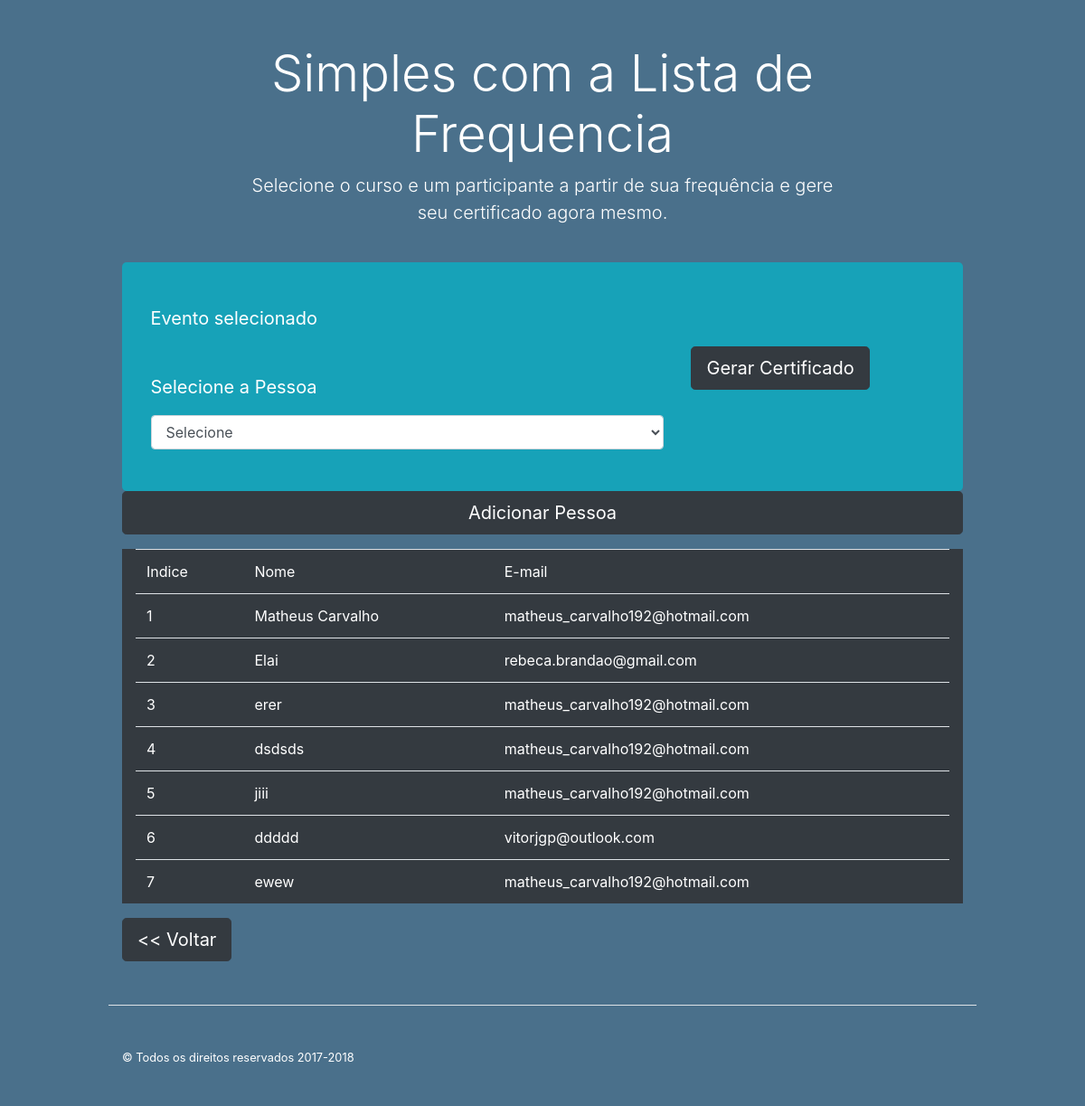
The page /templates/lista.php on the database its author committed.
### tables this page shows
CREATE TABLE `lista` (
  `id` int(11) NOT NULL,
  `nome` varchar(255) NOT NULL,
  `email` varchar(255) NOT NULL
);

### templates/lista.php (the view, shortened to what this page needs)
<?php
    require '../php/conexao.inc';
    $consulta1="select *from lista";
    $conn1=mysqli_query($link,$consulta1);
?>
<!doctype html>
<html>
  <head>
    <link href="../css/bootstrap.min.css" rel="stylesheet">
    <link href="../css/style.css" rel="stylesheet">
  </head>
  <body style="background-color:#4A708B;">
    <div class="pricing-header px-3 py-3 pt-md-5 pb-md-4 mx-auto text-center" style="color:white;">
      <h1 class="display-4">Simples com  a Lista de Frequencia</h1>
      <p class="lead">Selecione o curso e um participante a partir de sua frequência e gere seu certificado agora mesmo.</p>
    </div>
    <div class="container">
      <div class="bg-info" style="border-radius:5px;">
          <div class="row" style="padding:5%;color:white; font-size:15pt;">
            <form class="" action="../php/gerador.php" method="post">
              <div class="row">
                <div class="col-md-8" >
                  <label class="form-group" for="tipo">Evento selecionado</label>
                </div>
                <div class="col-md-8" >
                  <br>
                  <label class="form-group">Selecione a Pessoa</label>
                  <select name="pessoa" class="form-control form-lg">
                    <option selected>Selecione</option>
                  </select>
                </div>
                <div class="col-md-4" style="">
                    <button  class="btn btn-dark btn-lg">Gerar Certificado</button>
                </div>
            </div>
            </form>
          </div>
      </div>
      <p>
      <a class="btn btn-dark btn-lg btn-block" data-toggle="collapse" href="#collapseExample1" role="button" aria-expanded="false" aria-controls="collapseExample">
          Adicionar Pessoa
      </a>
      </p>
      <div class="container bg-dark">
        <table class="table table-hover" style="color:white;">
          <tr>
            <td>Indice</td>
            <td>Nome</td>
            <td>E-mail</td>
          </tr>
          <?php
          while ($dado=$conn1->fetch_array()){?>
          <tr>
            <td><?php echo $dado["id"]; ?></td>
            <td><?php echo $dado["nome"]; ?></td>
            <td><?php echo $dado['email']; ?></td>
          </tr></a>
          <?php } ?>
        </table>
      </div>
      <button class="btn btn-dark btn-lg" onclick="window.location.href = 'index.php'";><< Voltar</button>
   </div>
    <footer class="pt-4 my-md-5 pt-md-5 border-top container" style="color:white;">
      <div class="row">
        <div class="col-12 col-md">
          <small class="d-block mb-3">&copy; Todos os direitos reservados 2017-2018</small>
        </div>
      </div>
    </footer>
  </body>
</html>

### css/style.css (style rules this page uses)
html { font-size: 14px; }
@media (min-width: 768px) { html { font-size: 16px; } }
.container { max-width: 960px; }
.pricing-header { max-width: 700px; }

### rows shown on the page
lista: id "1", nome "Matheus Carvalho", email "matheus_carvalho192@hotmail.com"
lista: id "2", nome "Elai", email "rebeca.brandao@gmail.com"
lista: id "3", nome "erer", email "matheus_carvalho192@hotmail.com"
lista: id "4", nome "dsdsds", email "matheus_carvalho192@hotmail.com"
lista: id "5", nome "jiii", email "matheus_carvalho192@hotmail.com"
lista: id "6", nome "ddddd", email "vitorjgp@outlook.com"
lista: id "7", nome "ewew", email "matheus_carvalho192@hotmail.com"
